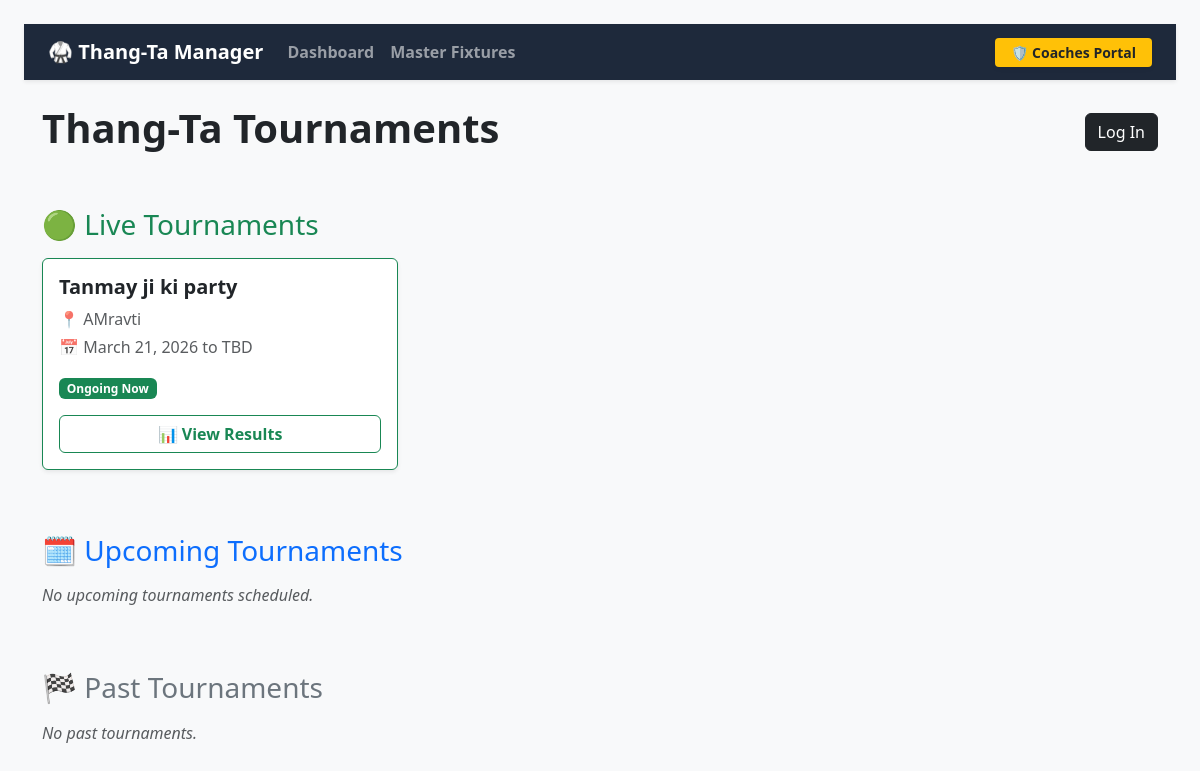
Screenshot of /tournaments/dashboard/ with the database file from the repository.
### thangta/models.py (models this page shows, shortened)
class Tournament(models.Model):
    name = models.CharField(max_length=200)
    start_date = models.DateField()
    end_date = models.DateField(null=True, blank=True)
    location = models.CharField(max_length=200, blank=True, null=True)
    created_at = models.DateTimeField(auto_now_add=True)
    battle_rings = models.IntegerField(default=0)

### thangta/views.py (the view)
# urls.py: path('tournaments/dashboard/', TournamentDashboardView.as_view(), name='tournament-dashboard'),
class TournamentDashboardView(TemplateView):
    template_name = 'tournament_dashboard.html'
    def get_context_data(self, **kwargs):
        context = super().get_context_data(**kwargs)
        today = timezone.now().date()
        context['live_tournaments'] = Tournament.objects.filter(
            start_date__lte=today
        ).filter(Q(end_date__isnull=True) | Q(end_date__gt=today)).order_by('start_date')
        context['upcoming_tournaments'] = Tournament.objects.filter(
            start_date__gt=today
        ).order_by('start_date')
        context['past_tournaments'] = Tournament.objects.filter(
            end_date__lte=today, end_date__isnull=False
        ).order_by('-end_date')
        return context

### thangta/templates/tournament_dashboard.html (shortened to what this page needs)
<!DOCTYPE html>
<html lang="en">
<head>
    <link href="https://cdn.jsdelivr.net/npm/bootstrap@5.3.0/dist/css/bootstrap.min.css" rel="stylesheet">
</head>
<body class="bg-light p-4">
    {% include 'partials/navbar.html' %}
<div class="container">
    <div class="d-flex justify-content-between align-items-center mb-5">
        <h1 class="fw-bold">Thang-Ta Tournaments</h1>
        <div class="d-flex align-items-center gap-2">
            {% if request.user.is_authenticated %}
                {% if request.user.role == 'ADMIN' or request.user.is_superuser %}
                    <a href="{% url 'official-add' %}" class="btn btn-outline-info text-dark fw-bold">+ Add Official</a>
                    <a href="{% url 'tournament-add' %}" class="btn btn-primary">+ Create Tournament</a>
                {% endif %}
                {% if request.user.role == 'JUDGE' %}
                    <a href="{% url 'participant-list' %}" class="btn btn-outline-dark">👥 All Participants</a>
                {% endif %}
                <span class="text-muted ms-3 me-2 small">Logged in as <strong>{{ request.user.username }}</strong> ({{ request.user.role }})</span>
                <form action="{% url 'logout' %}" method="post" class="m-0">
                    {% csrf_token %}
                    <button type="submit" class="btn btn-sm btn-outline-danger">Log Out</button>
                </form>
            {% else %}
                <a href="{% url 'login' %}" class="btn btn-dark">Log In</a>
            {% endif %}
        </div>
    </div>
    <h3 class="text-success mb-3">🟢 Live Tournaments</h3>
    <div class="row mb-5">
        {% for tournament in live_tournaments %}
        <div class="col-md-4 mb-3">
            <div class="card shadow-sm border-success h-100">
                <div class="card-body d-flex flex-column">
                    <h5 class="card-title fw-bold">{{ tournament.name }}</h5>
                    <p class="card-text text-muted mb-1">📍 {{ tournament.location|default:"TBA" }}</p>
                    <p class="card-text text-muted mb-3">📅 {{ tournament.start_date }} to {{ tournament.end_date|default:"TBD" }}</p>
                    <div class="mt-auto d-flex flex-column gap-2">
                        <div><span class="badge bg-success mb-2">Ongoing Now</span></div>
                        <a href="{% url 'tournament-results' tournament.id %}" class="btn btn-outline-success w-100 fw-bold">📊 View Results</a>
                    </div>
                </div>
            </div>
        </div>
        {% empty %}
        <div class="col-12"><p class="text-muted fst-italic">No live tournaments at the moment.</p></div>
        {% endfor %}
    </div>
    <h3 class="text-primary mb-3">🗓️ Upcoming Tournaments</h3>
    <div class="row mb-5">
        {% for tournament in upcoming_tournaments %}
        <div class="col-md-4 mb-3">
            <div class="card shadow-sm border-primary h-100">
                <div class="card-body d-flex flex-column">
                    <h5 class="card-title fw-bold">{{ tournament.name }}</h5>
                    <p class="card-text text-muted mb-1">📍 {{ tournament.location|default:"TBA" }}</p>
                    <p class="card-text text-muted mb-3">📅 {{ tournament.start_date }} to {{ tournament.end_date }}</p>
                    <div class="mt-auto">
                        {% if request.user.is_authenticated %}
                            {% if request.user.role == 'ADMIN' or request.user.is_superuser %}
                                <a href="{% url 'participant-list' %}?tournament={{ tournament.id }}" class="btn btn-primary btn-sm w-100 fw-bold">Prepare Event</a>
                            {% else %}
                                <button class="btn btn-outline-primary btn-sm w-100 disabled">Starts Soon</button>
                            {% endif %}
                        {% else %}
                            <button class="btn btn-outline-primary btn-sm w-100 disabled">Starts Soon</button>
                        {% endif %}
                    </div>
                </div>
            </div>
        </div>
        {% empty %}
        <div class="col-12"><p class="text-muted fst-italic">No upcoming tournaments scheduled.</p></div>
        {% endfor %}
    </div>
    <h3 class="text-secondary mb-3">🏁 Past Tournaments</h3>
    <div class="row mb-5">
        {% for tournament in past_tournaments %}
        <div class="col-md-4 mb-3">
            <div class="card shadow-sm bg-white h-100">
                <div class="card-body d-flex flex-column">
                    <h5 class="card-title fw-bold text-muted">{{ tournament.name }}</h5>
                    <p class="card-text text-muted mb-1">📍 {{ tournament.location|default:"TBA" }}</p>
                    <p class="card-text text-muted mb-3">📅 {{ tournament.start_date }} to {{ tournament.end_date }}</p>
                    <div class="mt-auto d-flex flex-column gap-2">
                        <div><span class="badge bg-secondary mb-2">Completed</span></div>
                        <a href="{% url 'tournament-results' tournament.id %}" class="btn btn-outline-secondary w-100 fw-bold">🏆 View Final Results</a>
                    </div>
                </div>
            </div>
        </div>
        {% empty %}
        <div class="col-12"><p class="text-muted fst-italic">No past tournaments.</p></div>
        {% endfor %}
    </div>
</div>
</body>
</html>

### rows the page displays
Tournament: name "Tanmay ji ki party", location "AMravti", start_date "March 21, 2026", end_date "TBD"
